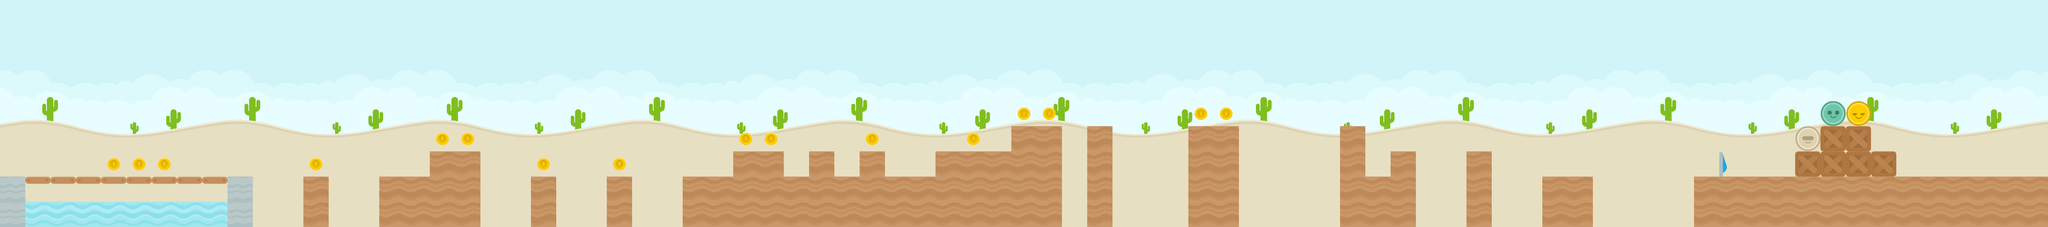

This is a level from a 2D game, rendered from its Tiled map with the project's own tilesets. A one-line summary and the map file follow, with tile-layer data summarised:
An orthogonal 81x9 tile map with 128x128 px tiles, 2 tile layers (Tile Layer 1, Tile Layer 2), 5 tilesets and 42 objects.

<map version="1.0" orientation="orthogonal" renderorder="right-down" width="81" height="9" tilewidth="128" tileheight="128" nextobjectid="72">
 <tileset firstgid="1" name="spritesheet_items" tilewidth="128" tileheight="128" tilecount="32" columns="8">
  <image source="../tilesets/spritesheet_items.png" width="1024" height="512" />
 </tileset>
 <tileset firstgid="33" name="spritesheet_tiles" tilewidth="128" tileheight="128" spacing="2" margin="1" tilecount="128" columns="8">
  <image source="../tilesets/spritesheet_tiles.png" width="1040" height="2080" />
 </tileset>
 <tileset firstgid="161" name="colored_desert" tilewidth="128" tileheight="128" tilecount="64" columns="8">
  <image source="../tilesets/colored_desert.png" width="1024" height="1024" />
 </tileset>
 <tileset firstgid="225" name="spritesheet_ground" tilewidth="128" tileheight="128" spacing="2" margin="1" tilecount="128" columns="8">
  <image source="../tilesets/spritesheet_ground.png" width="1040" height="2080" />
 </tileset>
 <tileset firstgid="353" name="players" tilewidth="128" tileheight="128" tilecount="4" columns="4">
  <image source="../tilesets/players.png" width="512" height="128" />
 </tileset>
 <layer name="Tile Layer 1" width="81" height="9">
  <data>[729 cells, 729 non-empty, 65 distinct tile ids]</data>
 </layer>
 <layer name="Tile Layer 2" width="81" height="9">
  <data>[729 cells, 169 non-empty, 13 distinct tile ids]</data>
 </layer>
 <objectgroup name="Object Layer 1">
  <object id="2" x="8576" y="896" width="1664" height="256" />
  <object id="3" x="7808" y="896" width="256" height="256" />
  <object id="4" x="7424" y="768" width="128" height="384" />
  <object id="5" x="7040" y="768" width="128" height="384" />
  <object id="6" x="6784" y="640" width="128" height="512" />
  <object id="7" x="6912" y="896" width="128" height="256" />
  <object id="8" x="6016" y="640" width="256" height="512" />
  <object id="9" x="5504" y="640" width="128" height="512" />
  <object id="10" x="5120" y="640" width="256" height="512" />
  <object id="11" x="4736" y="768" width="384" height="384" />
  <object id="12" x="4352" y="768" width="128" height="384" />
  <object id="13" x="4480" y="896" width="256" height="256" />
  <object id="14" x="4096" y="768" width="128" height="384" />
  <object id="15" x="4224" y="896" width="128" height="256" />
  <object id="16" x="3968" y="896" width="128" height="256" />
  <object id="17" x="3712" y="768" width="256" height="384" />
  <object id="18" x="3456" y="896" width="256" height="256" />
  <object id="20" x="3072" y="896" width="128" height="256" />
  <object id="21" x="2688" y="896" width="128" height="256" />
  <object id="22" x="2176" y="768" width="256" height="384" />
  <object id="24" x="1920" y="896" width="256" height="256" />
  <object id="25" x="1536" y="896" width="128" height="256" />
  <object id="29" x="0" y="896" width="1280" height="128" />
  <object id="30" x="1152" y="1024" width="128" height="128" />
  <object id="31" x="0" y="1024" width="128" height="128" />
 </objectgroup>
 <objectgroup name="Object Layer 2">
  <object id="52" x="544" y="799.909" width="64" height="64">
   <ellipse />
  </object>
  <object id="53" x="672" y="799.909" width="64" height="64">
   <ellipse />
  </object>
  <object id="54" x="800" y="799.909" width="64" height="64">
   <ellipse />
  </object>
  <object id="55" x="1568" y="799.909" width="64" height="64">
   <ellipse />
  </object>
  <object id="56" x="2208" y="671.909" width="64" height="64">
   <ellipse />
  </object>
  <object id="57" x="2336" y="671.909" width="64" height="64">
   <ellipse />
  </object>
  <object id="58" x="2720" y="799.909" width="64" height="64">
   <ellipse />
  </object>
  <object id="59" x="3104" y="799.909" width="64" height="64">
   <ellipse />
  </object>
  <object id="60" x="3744" y="671.909" width="64" height="64">
   <ellipse />
  </object>
  <object id="61" x="3872" y="671.909" width="64" height="64">
   <ellipse />
  </object>
  <object id="63" x="4384" y="671.909" width="64" height="64">
   <ellipse />
  </object>
  <object id="64" x="4896" y="671.909" width="64" height="64">
   <ellipse />
  </object>
  <object id="65" x="5152" y="543.909" width="64" height="64">
   <ellipse />
  </object>
  <object id="66" x="5280" y="543.909" width="64" height="64">
   <ellipse />
  </object>
  <object id="68" x="6048" y="543.909" width="64" height="64">
   <ellipse />
  </object>
  <object id="69" x="6176" y="543.909" width="64" height="64">
   <ellipse />
  </object>
 </objectgroup>
 <objectgroup name="Object Layer 3">
  <object id="1" x="8832" y="0" width="128" height="896" />
 </objectgroup>
</map>
